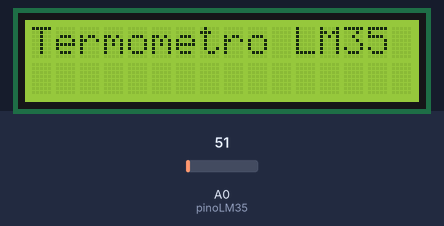
A sketch run on a simulated Arduino Uno, built with avr-gcc and run on an emulated ATmega328P. Parts: 16×2 character LCD. The test bench sets the inputs (shaded band); at power-on: A0 (pinoLM35) = 51.

Above: at 0.9 s.
At 3.5 s:
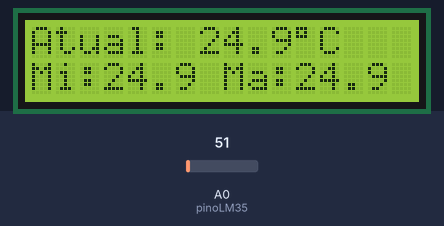
3.6 s: A0 (pinoLM35) set to 61
At 5.9 s:
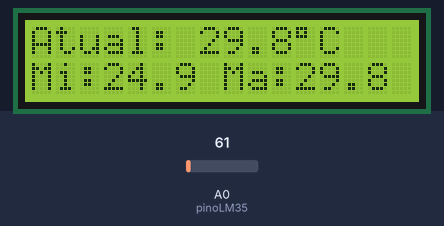
6.6 s: A0 (pinoLM35) set to 71
At 9.4 s:
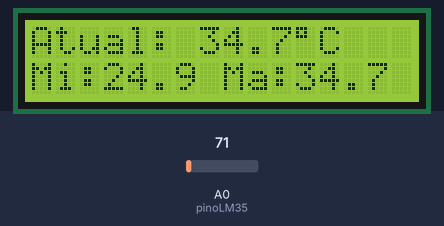
9.6 s: A0 (pinoLM35) set to 86
At 12.4 s:
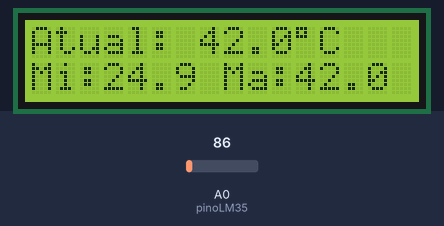
Timing chart, 0 to 13.9 s (numbered marks = the images above; inputs shaded):
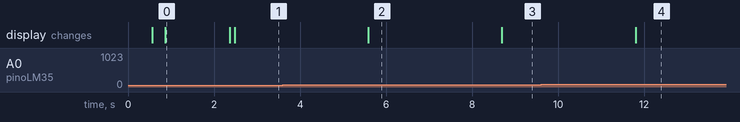

Measured:
- after the input at 3.6 s, the display: changes after 2.0 s (image 2)
- after the input at 6.6 s, the display: changes after 2.1 s (image 3)
- after the input at 9.6 s, the display: changes after 2.2 s (image 4)
- what the display in image 0 shows lasts 1.5 s, from 0.9 s to 2.4 s

The sketch:

prj2-tempetatura-ambiente.ino
```cpp
#include <LiquidCrystal.h>

LiquidCrystal lcd(12, 11, 5, 4, 3, 2);

const int pinoLM35 = A0;

float tempAtual = 0.0;
float tempMin   = 999.0;
float tempMax   = -999.0;

float lerTemperatura() {
  long soma = 0;
  for (int i = 0; i < 10; i++) {
    soma += analogRead(pinoLM35);
    delay(10); // pequena pausa entre leituras
  }
  float media = soma / 10.0;
  return (media * 5.0 / 1023.0) * 100.0;
}

void setup() {
  delay(500);
  lcd.begin(16, 2);
  delay(200);
  lcd.clear();
  delay(100);
  lcd.setCursor(0, 0);
  lcd.print("Termometro LM35");
  delay(1500);
  lcd.clear();
}

void loop() {
  tempAtual = lerTemperatura();

  if (tempAtual < tempMin) tempMin = tempAtual;
  if (tempAtual > tempMax) tempMax = tempAtual;

  lcd.setCursor(0, 0);
  lcd.print("Atual:          ");
  lcd.setCursor(7, 0);
  lcd.print(tempAtual, 1);
  lcd.print((char)223);
  lcd.print("C");

  lcd.setCursor(0, 1);
  lcd.print("Mi:");
  lcd.print(tempMin, 1);
  lcd.print(" Ma:");
  lcd.print(tempMax, 1);

  delay(3000);
}
```
